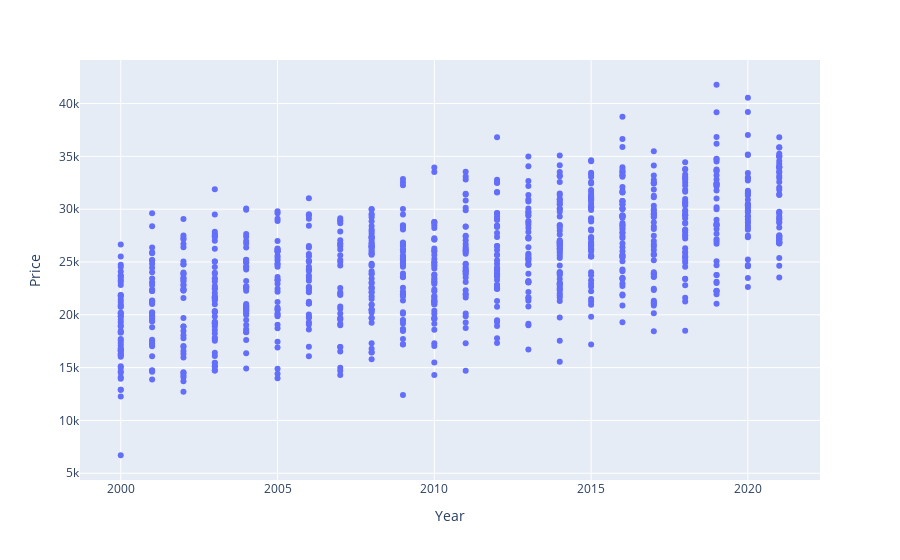
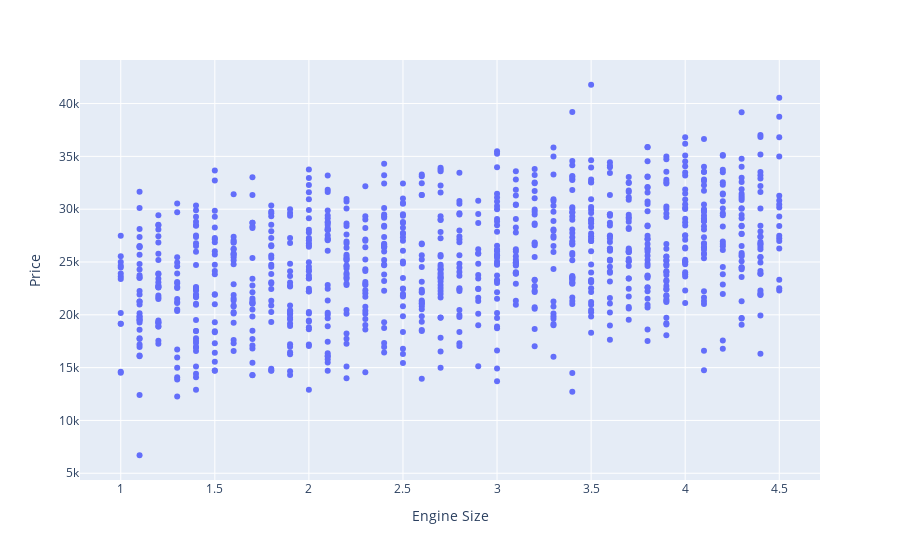
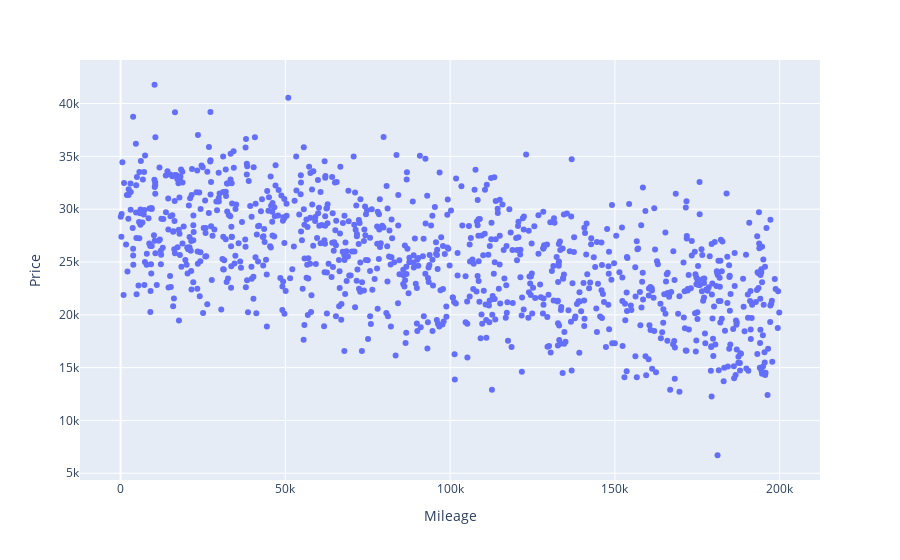
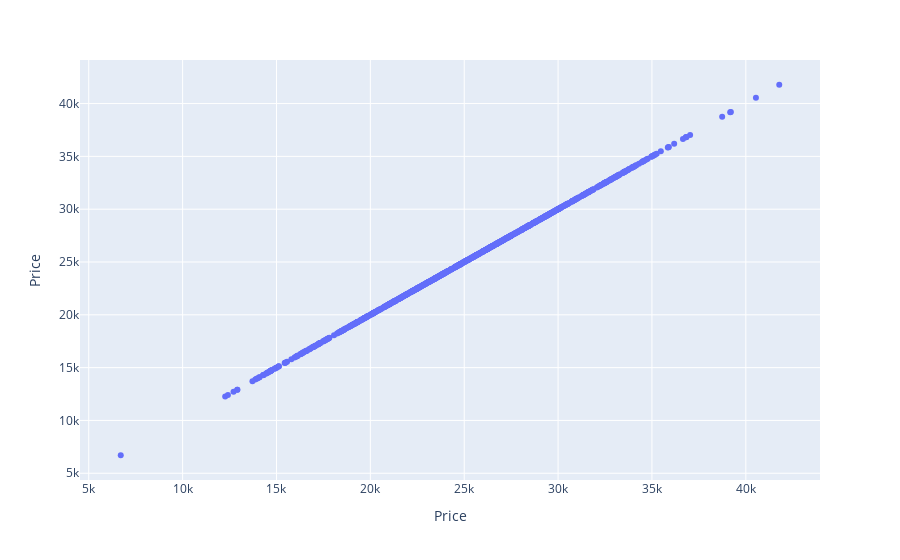

Notebook source saved alongside these figures, in order:
### Markdown cell above
## Some Data Visualisation using Plotly

### Code cell
columns = df_encoded.columns
for i in columns:
    fig = px.scatter(df_encoded, x=i, y="Price")
    fig.show()

### Figure 1 — Plotly figure (JSON) as saved in the notebook; plotly's stock layout.template omitted (floating-point values rounded to 4 significant figures; data arrays with more than 128 entries replaced by an {"elided": "..."} marker saying what was removed)
{"data": [{"hovertemplate": "Year=%{x}<br>Price=%{y}<extra></extra>", "legendgroup": "", "marker": {"color": "#636efa", "symbol": "circle"}, "mode": "markers", "name": "", "orientation": "v", "showlegend": false, "x": {"elided": "1000 int values"}, "xaxis": "x", "y": {"elided": "1000 float values"}, "yaxis": "y", "type": "scatter"}], "layout": {"xaxis": {"anchor": "y", "domain": [0.0, 1.0], "title": {"text": "Year"}}, "yaxis": {"anchor": "x", "domain": [0.0, 1.0], "title": {"text": "Price"}}, "legend": {"tracegroupgap": 0}, "margin": {"t": 60}}}

### Figure 2 — Plotly figure (JSON) as saved in the notebook; plotly's stock layout.template omitted (floating-point values rounded to 4 significant figures; data arrays with more than 128 entries replaced by an {"elided": "..."} marker saying what was removed)
{"data": [{"hovertemplate": "Engine Size=%{x}<br>Price=%{y}<extra></extra>", "legendgroup": "", "marker": {"color": "#636efa", "symbol": "circle"}, "mode": "markers", "name": "", "orientation": "v", "showlegend": false, "x": {"elided": "1000 float values"}, "xaxis": "x", "y": {"elided": "1000 float values"}, "yaxis": "y", "type": "scatter"}], "layout": {"xaxis": {"anchor": "y", "domain": [0.0, 1.0], "title": {"text": "Engine Size"}}, "yaxis": {"anchor": "x", "domain": [0.0, 1.0], "title": {"text": "Price"}}, "legend": {"tracegroupgap": 0}, "margin": {"t": 60}}}

### Figure 3 — Plotly figure (JSON) as saved in the notebook; plotly's stock layout.template omitted (floating-point values rounded to 4 significant figures; data arrays with more than 128 entries replaced by an {"elided": "..."} marker saying what was removed)
{"data": [{"hovertemplate": "Mileage=%{x}<br>Price=%{y}<extra></extra>", "legendgroup": "", "marker": {"color": "#636efa", "symbol": "circle"}, "mode": "markers", "name": "", "orientation": "v", "showlegend": false, "x": {"elided": "1000 int values"}, "xaxis": "x", "y": {"elided": "1000 float values"}, "yaxis": "y", "type": "scatter"}], "layout": {"xaxis": {"anchor": "y", "domain": [0.0, 1.0], "title": {"text": "Mileage"}}, "yaxis": {"anchor": "x", "domain": [0.0, 1.0], "title": {"text": "Price"}}, "legend": {"tracegroupgap": 0}, "margin": {"t": 60}}}

### Figure 4 — Plotly figure (JSON) as saved in the notebook; plotly's stock layout.template omitted (floating-point values rounded to 4 significant figures; data arrays with more than 128 entries replaced by an {"elided": "..."} marker saying what was removed)
{"data": [{"hovertemplate": "Price=%{y}<extra></extra>", "legendgroup": "", "marker": {"color": "#636efa", "symbol": "circle"}, "mode": "markers", "name": "", "orientation": "v", "showlegend": false, "x": {"elided": "1000 float values"}, "xaxis": "x", "y": {"elided": "1000 float values"}, "yaxis": "y", "type": "scatter"}], "layout": {"xaxis": {"anchor": "y", "domain": [0.0, 1.0], "title": {"text": "Price"}}, "yaxis": {"anchor": "x", "domain": [0.0, 1.0], "title": {"text": "Price"}}, "legend": {"tracegroupgap": 0}, "margin": {"t": 60}}}
